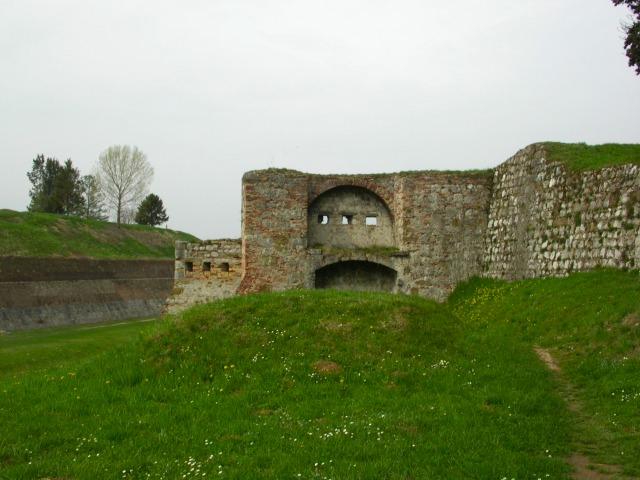
#> input picture src/data/im1.jpg, 640 x 480 px, found by its file name
$ python rectify.py
#> lines starting #> are read from the running program, lines starting #| are printed output that depends on the picture
### src/sift.py
import cv2
import numpy as np


def sift(img1, img2, display=False):
    sift = cv2.SIFT_create()
    kp1, des1 = sift.detectAndCompute(img1, None)
    kp2, des2 = sift.detectAndCompute(img2, None)
    # Brute-Force Matching

    bf = cv2.BFMatcher()
    all_matches = bf.knnMatch(des1, des2, k=2)

    # Apply ratio test


    # cv2.drawMatchesKnn expects list of lists as matches.
    if display:
        img3 = cv2.drawMatchesKnn(img1, kp1, img2, kp2, all_matches, None, flags=2)
        cv2.imshow('img3', img3)
        cv2.waitKey(0)
        cv2.destroyAllWindows()


    pts1 = []
    pts2 = []
    for i, (m,n) in enumerate(all_matches):
        if m.distance < 0.75*n.distance:
            pts1.append(kp1[m.queryIdx].pt)
            pts2.append(kp2[m.trainIdx].pt)

    pts1 = np.int32(pts1)
    pts2 = np.int32(pts2)

    # # convert matches to numpy array with shape (n, 4)

    return pts1, pts2


    # [7 lines of commented-out code are left out]


# [7 lines that do not run on import are left out]


### src/ransac.py
# import numpy as np
# import cv2

import numpy as np
import cv2
from math import log, log1p, pow


def ransac(pt1, pt2):
    n_rows = np.array(pt1).shape[0]

    # RANSAC
    best_F = None
    best_inliers = 0
    n = 0
    Niter = 1000
    beta = 0.01
    threshold = 1.5

    while (n < Niter):
        indices = []
        # randomly select 8 points
        random = np.random.choice(n_rows, size=8)
        img1_8pt = pt1[random]
        img2_8pt = pt2[random]
        F = get_F_matrix(img1_8pt, img2_8pt)

        for j in range(n_rows):
            x1 = pt1[j]
            x2 = pt2[j]

            # error computation
            pt1_ = np.array([x1[0], x1[1], 1])
            pt2_ = np.array([x2[0], x2[1], 1])
            d = np.abs(np.dot(pt1_.T, np.dot(F, pt2_))) / \
                np.sqrt(np.dot(F, pt2_)[0]**2 + np.dot(F, pt2_)[1]**2)

            if np.abs(d) < threshold:
                indices.append(j)

        if len(indices) > best_inliers:
            best_inliers = len(indices)
            final_indices = indices
            best_F = F
            Niter = log(beta)/log1p(-pow(best_inliers/n_rows, 8))
            print(n, "/", Niter, " | inliers:", best_inliers)
        n += 1

    img1_points = pt1[final_indices]
    img2_points = pt2[final_indices]

    return img1_points, img2_points, best_F


def normalize_points(pts):
    """
    This function normalizes the points
    so that the origin is at centroid and
    mean distance from origin is sqrt(2).
    """

    mean_x = np.mean(pts[:, 0])
    mean_y = np.mean(pts[:, 1])
    x = pts[:, 0] / mean_x
    y = pts[:, 1] / mean_y
    pts = np.vstack((x, y)).T
    N = np.array([[1 / mean_x, 0, 0], [0, 1 / mean_y, 0], [0, 0, 1]])

    return pts, N


def get_F_matrix(pts1, pts2, normalize=True):
    """
    This function returns the fundamental matrix F
    given two sets of corresponding points pts1 and pts2
    """

    # Convert to homogeneous coordinates
    pts1 = np.hstack((pts1, np.ones((pts1.shape[0], 1))))
    pts2 = np.hstack((pts2, np.ones((pts2.shape[0], 1))))

    if normalize:
        pts1, N1 = normalize_points(pts1)
        pts2, N2 = normalize_points(pts2)

    x1, y1 = pts1[:, 0], pts1[:, 1]
    x2, y2 = pts2[:, 0], pts2[:, 1]

    # Construct the A matrix
    A = np.vstack((x2 * x1, x2 * y1, x2, y2 * x1, y2 *
                  y1, y2, x1, y1, np.ones(x1.shape))).T

    # Solve for the SVD
    U, S, V = np.linalg.svd(A)

    # The fundamental matrix is the last column of V
    F = V[-1].reshape(3, 3)

    # Enforce rank 2 constraint
    U, S, V = np.linalg.svd(F)
    S[-1] = 0
    F = U @ np.diag(S) @ V

    # Denormalize
    if normalize:
        F = N2.T @ F @ N1

    return F


# [20 lines left out: function drawlines, not called in this run]


# [30 lines that do not run on import are left out]

### src/rectify.py
import cv2
import numpy as np


def rectify(img1, img2, F, pts1, pts2):
    h1, w1 = img1.shape[:2]
    h2, w2 = img2.shape[:2]
    print(F.shape)
    _, H1, H2 = cv2.stereoRectifyUncalibrated(
        np.float32(pts1), np.float32(pts2), F, imgSize=(w1, h1))
    img1_rectified = cv2.warpPerspective(img1, H1, (w1, h1))
    img2_rectified = cv2.warpPerspective(img2, H2, (w2, h2))

    H1_inv = np.linalg.inv(H1)
    H2_inv = np.linalg.inv(H2)
    F_rectified = np.dot(H2_inv.T, np.dot(F, H1_inv))

    return img1_rectified, img2_rectified, F_rectified


def draw_lines(lines_set, image, points):
    for line, pt in zip(lines_set, points):
        x0, y0 = map(int, [0, -line[2]/line[1]])
        x1, y1 = map(int, [image.shape[1]-1, -line[2]/line[1]])
        img = cv2.line(image, (x0, y0), (x1, y1), (0, 255, 0), 1)
    return img


def epipolar_lines(pts1_, pts2_, F, image1, image2):
    lines1_, lines2_ = [], []
    for i in range(len(pts1_)):
        p1 = np.array([pts1_[i, 0], pts1_[i, 1], 1])
        p2 = np.array([pts2_[i, 0], pts2_[i, 1], 1])
        lines1_.append(np.dot(F.T, p2))
        lines2_.append(np.dot(F, p1))
    # draw only 10 lines
    lines1_ = np.array(lines1_)[:20]
    lines2_ = np.array(lines2_)[:20]

    img1 = draw_lines(lines1_, image1, pts1_)
    img2 = draw_lines(lines2_, image2, pts2_)

    out = np.hstack((img1, img2))
    cv2.imwrite("epipolar_lines.png", out)
    return lines1_, lines2_


if __name__ == '__main__':
    from sift import sift
    from ransac import ransac
    img1 = cv2.imread(
        '/Users/newt/Desktop/CS/SDI/VIC/Project/src/data/im1.jpg', 0)
#> img1: shape (480, 640); min 6, max 249, mean 133.3
    img2 = cv2.imread(
        '/Users/newt/Desktop/CS/SDI/VIC/Project/src/data/im2.jpg', 0)
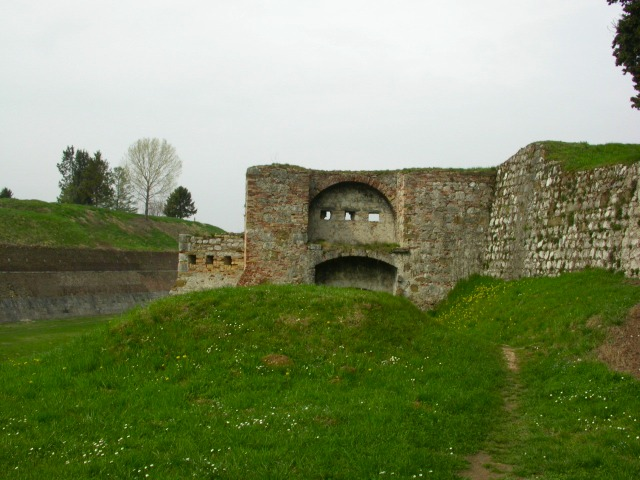
#> input picture src/data/im2.jpg, 640 x 480 px, found by its file name
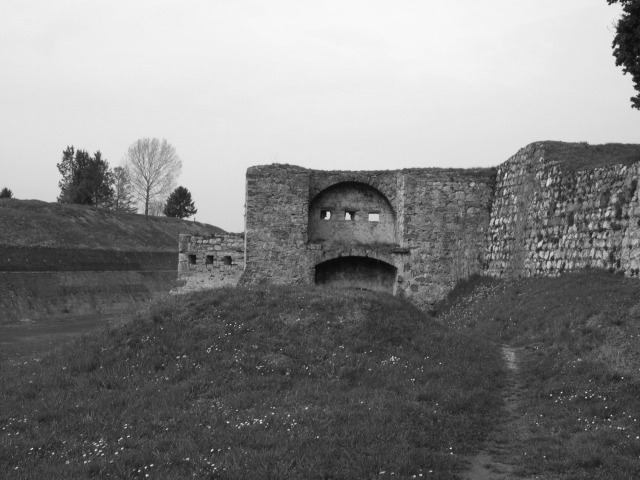
#> img2: shape (480, 640); min 3, max 249, mean 130.6
    pts1,pts2 = sift(img1, img2, display=False)
#> in sift, `kp1, des1 = sift.detectAndCompute(img1, None)`: kp1 = 1325 keypoints; strongest (x, y, size): (629, 47, 2.5), (325, 218, 3.2), (345, 220, 3.8), (634, 4, 2.6)
#> in sift, `kp2, des2 = sift.detectAndCompute(img2, None)`: kp2 = 1341 keypoints; strongest (x, y, size): (617, 46, 2.7), (328, 214, 2.8), (348, 216, 3.7), (632, 99, 3)
#> in sift, `all_matches = bf.knnMatch(des1, des2, k=2)`: all_matches = 1325 matches
#> after the loop in sift, `for i, (m,n) in enumerate(all_matches):`: pts1 = 700 pairs, first value 9.94 to 636.3, second value 15.51 to 467.9; pts2 = 700 pairs, first value 12.63 to 629.2, second value 42.34 to 466.5
#> in sift, `pts1 = np.int32(pts1)`: pts1 = 700 pairs, first value 9 to 636, second value 15 to 467
#> in sift, `pts2 = np.int32(pts2)`: pts2 = 700 pairs, first value 12 to 629, second value 42 to 466
    pts1, pts2, F = ransac(pts1, pts2)
#> the loop in ransac, `while (n < Niter):` made 156 passes
#> (N1 in get_F_matrix, N2 in get_F_matrix, x1 in get_F_matrix, y1 in get_F_matrix, x2 in get_F_matrix, y2 in get_F_matrix) on passes 1 to 2: ([[0.00223, 0, 0], [0, 0.00481, 0], [0, 0, 1]], [[0.00223, 0, 0], [0, 0.00487, 0], [0, 0, 1]], [1.4, 1.28, 1.35, 0.664, 1.01, 0.0825, 0.885, 1.32], [1.25, 0.915, 1.24, 1.03, 1.07, 0.78, 0.818, 0.905], [1.37, 1.27, 1.32, 0.667, 1.02, 0.149, 0.894, 1.31], [1.27, 0.925, 1.25, 1.02, 1.07, 0.749, 0.813, 0.915]), ([[0.00233, 0, 0], [0, 0.00453, 0], [0, 0, 1]], [[0.00231, 0, 0], [0, 0.00459, 0], [0, 0, 1]], [0.294, 1.25, 1.38, 1.13, 0.962, 1.27, 1.33, 0.373], [0.888, 0.951, 0.852, 0.951, 1.13, 1.17, 1.16, 0.892], [0.358, 1.23, 1.35, 1.13, 0.955, 1.24, 1.3, 0.422], [0.863, 0.964, 0.863, 0.96, 1.13, 1.18, 1.18, 0.854])
#> N1 in get_F_matrix on pass 28: [[0.00416, 0, 0], [0, 0.0047, 0], [0, 0, 1]]
    F = F/F[2, 2]
    print(F)
#| [[ 1.07711778e-06 -7.28206058e-05  2.23109329e-02]
#|  [ 7.61716260e-05  6.58529802e-06  1.12529603e-03]
#|  [-2.40556662e-02 -6.51232962e-03  1.00000000e+00]]

    # [4 lines of commented-out code are left out]

    img1_rectified, img2_rectified, F_rectified = rectify(
        img1, img2, F, pts1, pts2)
#| (3, 3)
#> in rectify, `img2_rectified = cv2.warpPerspective(img2, H2, (w2, h2))`:
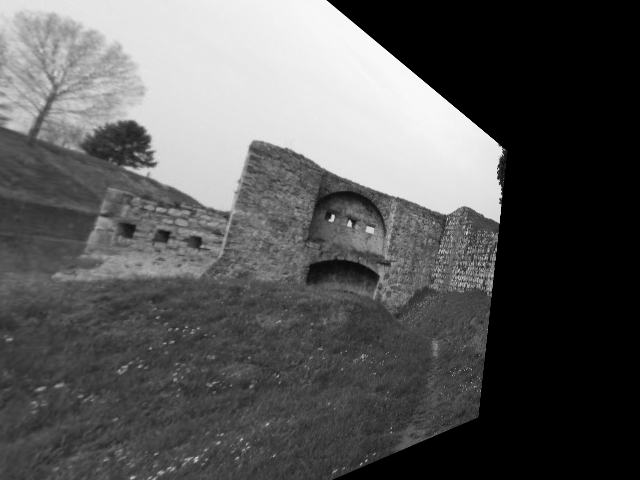
#> img2_rectified: shape (480, 640); min 0, max 249, mean 88.8
    lines1_, lines2_ = epipolar_lines(
        pts1, pts2, F_rectified, img1_rectified, img2_rectified)
#> the loop in draw_lines, `for line, pt in zip(lines_set, points):` made 20 passes
#> (line, pt) on passes 1 to 12: ([1.94e-15, 1.2, -185.5], [68, 163]), ([2.6e-15, 1.2, -224.1], [161, 196]), ([4.7e-15, 1.2, -346.9], [175, 295]), ([4.44e-15, 1.2, -331.3], [185, 282]), ([5.34e-15, 1.2, -384.3], [193, 329]), ([3.74e-15, 1.2, -290.3], [195, 247]), ([3.74e-15, 1.2, -290.3], [200, 247]), ([3.57e-15, 1.2, -280.7], [201, 243]), ([4.17e-15, 1.2, -315.6], [203, 269]), ([4.17e-15, 1.2, -315.6], [203, 269]), ([3.82e-15, 1.2, -295.1], [209, 251]), ([3.82e-15, 1.2, -295.1], [209, 251])
#> after the loop in draw_lines, `for line, pt in zip(lines_set, points):`:
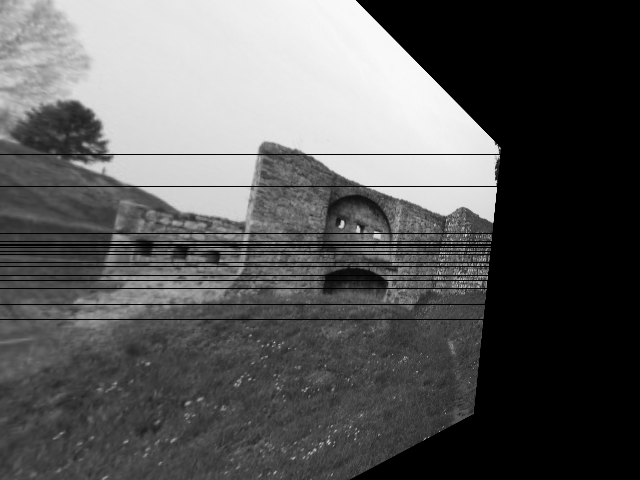
#> image: shape (480, 640); min 0, max 249, mean 90.4
#> the loop in draw_lines (call 2), `for line, pt in zip(lines_set, points):` made 20 passes
#> (line, pt) on passes 1 to 12: ([8.22e-16, -1.2, 196.4], [97, 154]), ([8.73e-16, -1.2, 236.1], [183, 186]), ([1.01e-15, -1.2, 355.4], [178, 288]), ([9.92e-16, -1.2, 339.7], [189, 275]), ([1.06e-15, -1.2, 396.3], [156, 319]), ([9.45e-16, -1.2, 297.5], [199, 241]), ([9.45e-16, -1.2, 297.5], [204, 241]), ([9.4e-16, -1.2, 292.7], [227, 233]), ([9.75e-16, -1.2, 324], [206, 262]), ([9.75e-16, -1.2, 324], [206, 262]), ([9.51e-16, -1.2, 302.4], [212, 245]), ([9.51e-16, -1.2, 302.4], [212, 245])
#> pass 3, in draw_lines (call 2), `img = cv2.line(image, (x0, y0), (x1, y1), (0, 255, 0), 1)`:
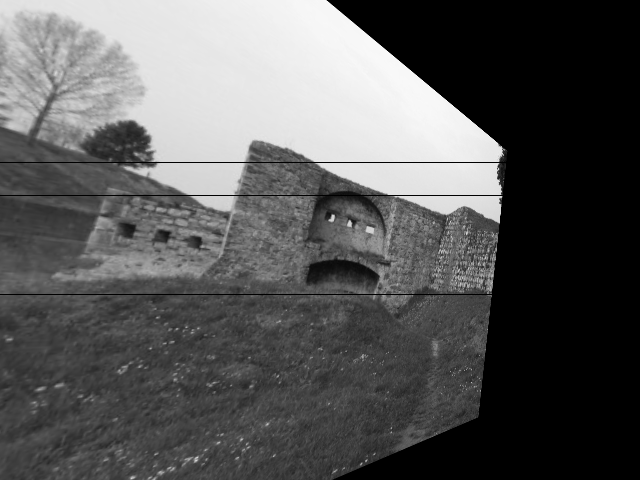
#> img: shape (480, 640); min 0, max 249, mean 88.2
#> after the loop in draw_lines (call 2), `for line, pt in zip(lines_set, points):`:
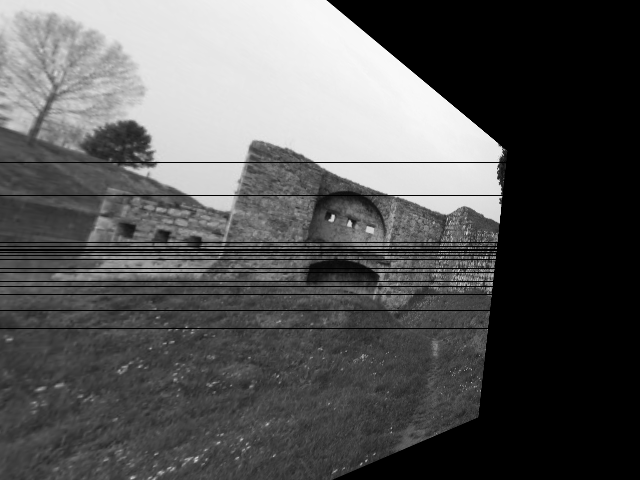
#> image: shape (480, 640); min 0, max 249, mean 86.3
#> in epipolar_lines, `out = np.hstack((img1, img2))`:
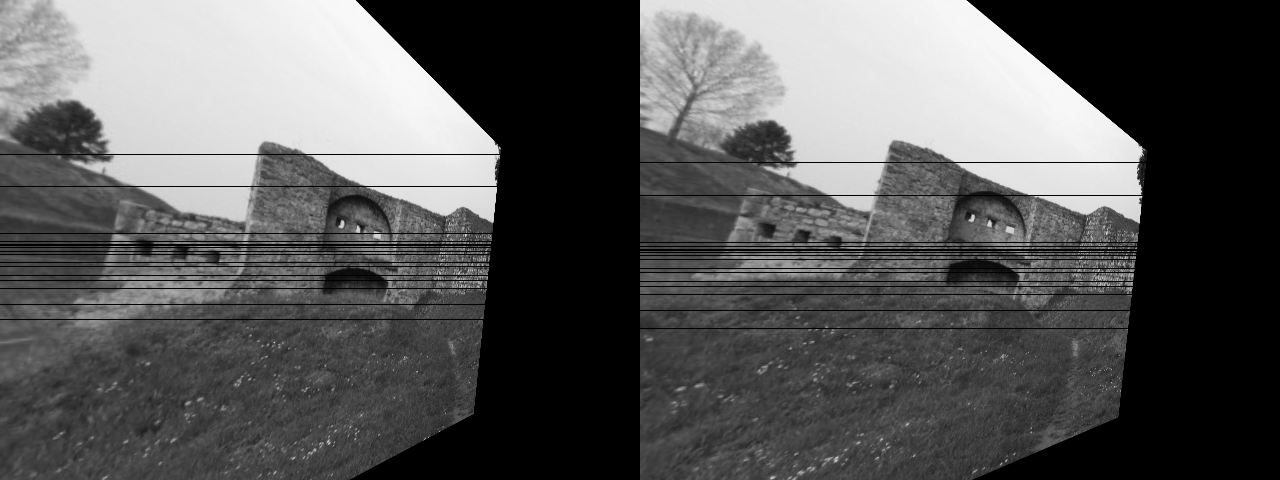
#> out: shape (480, 1280); min 0, max 249, mean 88.3
    cv2.imshow('img1', img1_rectified)
    cv2.imshow('img2', img2_rectified)
    cv2.waitKey(0)
    cv2.destroyAllWindows()
